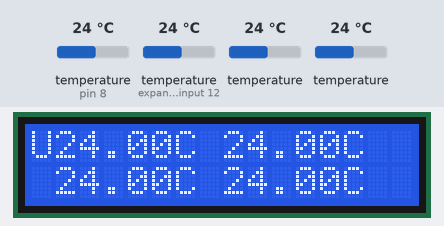
A sketch run on a simulated Arduino Uno, built with avr-gcc and run on an emulated ATmega328P. Parts: 16×2 character LCD. Inputs (shaded band) come from the test bench; at power-on: temperature (sensors on pin 8, expander input 12) 24 °C, temperature 24 °C. WiFi joins after 1.5 s; servers stay silent unless stated; uploads are accepted with an empty reply; what the sketch prints to the serial monitor is not drawn.

Above: at 1.2 s.
1.3 s: temperature (sensor on pin 8) set to 12 °C
At 2.3 s:
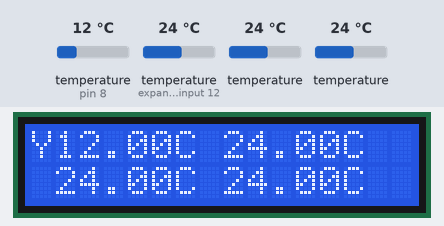
3.4 s: temperature (sensor on expander input 12) set to 12 °C
At 4.0 s:
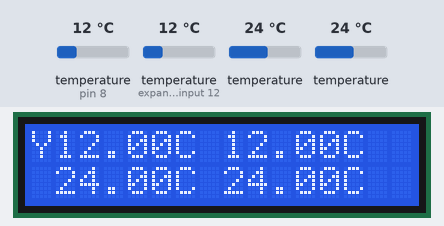
5.1 s: temperature (sensor 208) set to 12 °C
At 6.0 s:
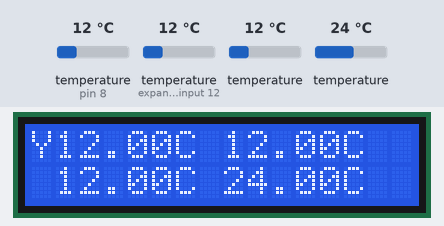
6.7 s: temperature (sensor 308) set to 12 °C
At 7.9 s:
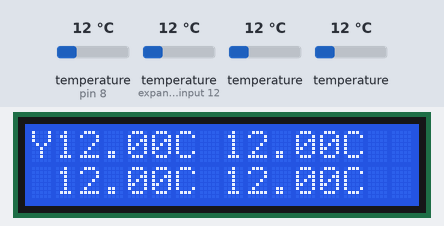
8.3 s: temperature (sensor on pin 8) set to 19 °C
At 9.6 s:
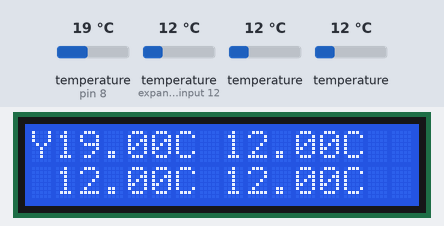
9.9 s: temperature (sensor on expander input 12) set to 19 °C
At 10.5 s:
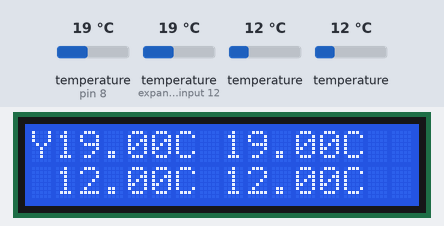
Timing chart, 0 to 12.6 s (numbered marks = the images above; inputs shaded):
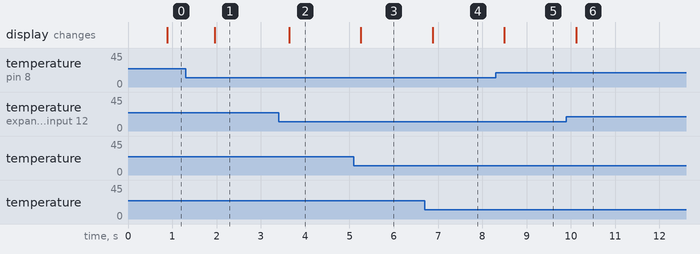

The sketch:

TemperatureTo_achinsk_bc.ino
```cpp
#include <stdlib.h>

#include <Wire.h>

#include <OneWire.h>
// DS18S20 Temperature chip i/o
OneWire  oneWire(8); // on pin 10

#include <DallasTemperature.h>
DallasTemperature sensors(&oneWire);

#include <LiquidCrystal.h>
// initialize the library with the numbers of the interface pins
LiquidCrystal lcd(7, 6, 5, 4, 3, 2);

int led = 0;

#include <SPI.h>
#include <Ethernet.h>

// assign a MAC address for the ethernet controller.
// fill in your address here:
byte mac[] = {
  0xDE, 0xAD, 0xBE, 0xEF, 0xFE, 0xED};
// fill in an available IP address on your network here,
// for manual configuration:
IPAddress ip(192,168,0,254);

IPAddress gateway(192,168,0,1);

// fill in your Domain Name Server address here:
IPAddress myDns(8,8,8,8);

// initialize the library instance:
EthernetClient client;

char server[] = "APPENGINEID.appspot.com";

unsigned int nextTime = 0;          // next attempt connect to the server, in times
unsigned int postTimesAttempts;    //  post times to server use in ( uptime / postingInterval )
boolean lastConnected = false;                 // state of the connection last time through the main loop
// 10 minutes
const unsigned long postingInterval = 1800000;// delay between updates, in milliseconds

void setup() {
  Serial.begin(9600);
  Wire.begin();

  // Init temperature sensors
  sensors.begin();

  lcd.begin(16, 2);

  pinMode(led, OUTPUT);
  digitalWrite(led, HIGH);

  Ethernet.begin(mac, ip, myDns, gateway);
  // print the Ethernet board/shield's IP address:
  Serial.print("My IP address: ");
  Serial.println(Ethernet.localIP());

}

char *ftoa(char *a, double f, int precision)
{
  long p[] = {0,10,100,1000,10000,100000,1000000,10000000,100000000};

  char *ret = a;
  long heiltal = (long)f;
  itoa(heiltal, a, 10);
  while (*a != '\0') a++;
  *a++ = '.';
  long desimal = abs((long)((f - heiltal) * p[precision]));
  itoa(desimal, a, 10);
  return ret;
}

char buffer [100];
char t1 [8];
char t2 [8];
char t3 [8];
char t4 [8];

char * httpStatus = "U";

// this method makes a HTTP connection to the server:
void httpRequest(float v1, float v2, float v3, float v4) {
  // if there's a successful connection:
  if (client.connect(server, 80)) {
    Serial.println("connecting...");
    // send the HTTP PUT request:
    ftoa(t1, v1, 2);
    ftoa(t2, v2, 2);
    ftoa(t3, v3, 2);
    ftoa(t4, v4, 2);
    sprintf (buffer, "GET /putData?t1=%s&t2=%s&t3=%s&t4=%s&key=YOURPASSWORD HTTP/1.1", t1, t2, t3, t4);
    client.println( buffer );
    client.println("Host: APPENGINEID");
    client.println("User-Agent: arduino-ethernet");
    client.println("Connection: close");
    client.println();
    httpStatus = "Y";

    // note the time that the connection was made:
    nextTime = postTimesAttempts + 1;
  } else {
    // if you couldn't make a connection:
    Serial.println("connection failed");
    Serial.println("disconnecting.");
    client.stop();
    httpStatus = "N";
    //serverCode = "";
  }
}

void loop() {
    sensors.requestTemperatures();
    float t1 = sensors.getTempCByIndex(0);
    float t2 = sensors.getTempCByIndex(1);
    float t3 = sensors.getTempCByIndex(2);
    float t4 = sensors.getTempCByIndex(3);

    lcd.clear();
    lcd.setCursor(0,0);

    lcd.print(httpStatus);

    lcd.print(t1);
    lcd.print("C ");
    lcd.print(t2);
    lcd.print("C ");

    lcd.setCursor(0, 1);

    lcd.print(" ");

    lcd.print(t3);
    lcd.print("C ");

    lcd.print(t4);
    lcd.print("C ");

    // if there's incoming data from the net connection.
    if (client.available()) {
      int i = 0;
      while (client.available()) {
        char c = client.read();
        Serial.print(c);
      }
    }

    // if there's no net connection, but there was one last time
    // through the loop, then stop the client:
    if (!client.connected() && lastConnected) {
      Serial.println();
      Serial.println("disconnecting.");
      client.stop();
    }

    // if you're not connected, and ten seconds have passed since
    // your last connection, then connect again and send data:
    postTimesAttempts = millis() / postingInterval;
    if( !client.connected() && ( postTimesAttempts >= nextTime ) ) {
      Serial.println( millis() );
      httpRequest(t1, t2, t3, t4);
    }
    // store the state of the connection for next time through
    // the loop:
    lastConnected = client.connected();

}
```

Measured:
- after the input at 1.3 s, the display: changes after 0.66 s (image 1)
- after the input at 3.4 s, the display: changes after 0.24 s (image 2)
- after the input at 5.1 s, the display: changes after 0.16 s (image 3)
- after the input at 6.7 s, the display: changes after 0.18 s (image 4)
- after the input at 8.3 s, the display: changes after 0.20 s (image 5)
- after the input at 9.9 s, the display: changes after 0.22 s (image 6)
